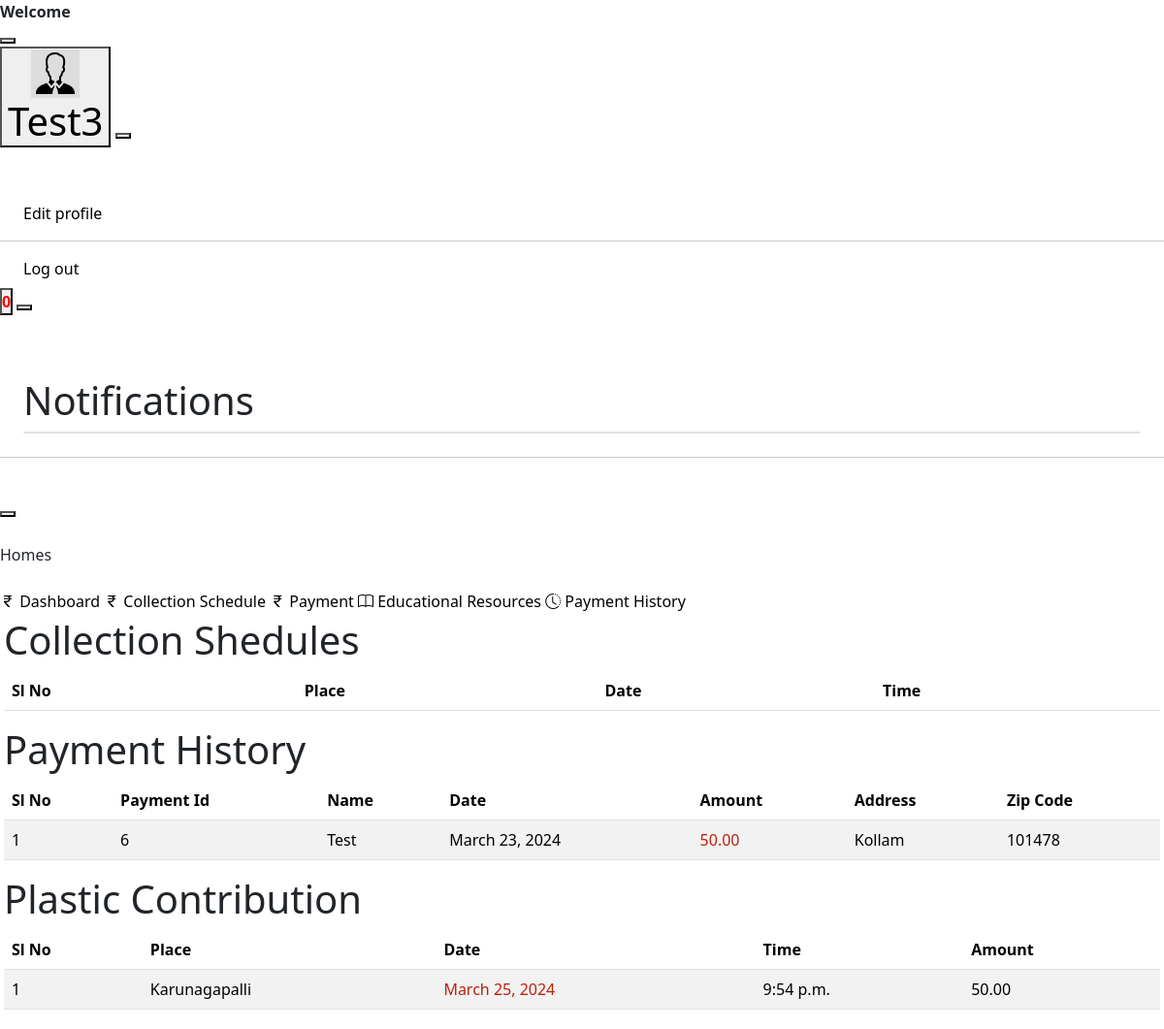
/user_home (signed in), run on the app's committed database.
### smApp/models.py (models this page shows, shortened)
class Customer(models.Model):
    APPROVAL_CHOICES = [
        ('pending', 'Pending'),
        ('approved', 'Approved'),
        ('disapproved', 'Disapproved'),
    ]
    role = models.CharField(max_length=20,null=True)
    user = models.OneToOneField(User, on_delete=models.CASCADE, primary_key=True, related_name='customer')
    name = models.CharField(max_length=20)
    phone = models.CharField(max_length=20)
    email = models.EmailField()
    image = models.ImageField(upload_to='customer_images/', null=True, blank=True)
    approve = models.CharField(max_length=20, choices=APPROVAL_CHOICES, default='pending')
    house_number = models.CharField(max_length=20,null=True)
    ward_number = models.CharField(max_length=20,null=True)

class Payment(models.Model):
    user_id = models.CharField(max_length=50,null=True)
    payment_id = models.CharField(max_length=50,null=True)
    cardNumber = models.CharField(max_length=50,null=True)
    cardDate = models.CharField(max_length=50,null=True)
    cvc = models.CharField(max_length=50,null=True)
    nameOnCard = models.CharField(max_length=50,null=True)
    streetAddress = models.CharField(max_length=50,null=True)
    zipCode = models.CharField(max_length=50,null=True)
    date = models.DateField(auto_now_add = True,null=True)
    Amount = models.DecimalField(max_digits=10, decimal_places=2, null=True)

class PlasticCollection(models.Model):
    PAYMENT_CHOICES = [
        ('pending', 'Pending'),
        ('paid', 'Paid'),
    ]
    user_id = models.CharField(max_length=50,null=True)
    place = models.CharField(max_length=50,null=True)
    date = models.DateField()
    time = models.TimeField(null=True)
    amount_collected = models.DecimalField(max_digits=100, decimal_places=2,null=True)
    payment_status = models.CharField(max_length=20, choices=PAYMENT_CHOICES, default='pending')
    plastic_amount = models.CharField(max_length=50,null=True)

### smApp/views.py (the view)
# urls.py: path('user_home',views.user_home,name='user_home'),
def user_home(request):
    user_id = request.session['user_id']
    print('User id is: ',user_id)
    user = Customer.objects.filter(user__id=user_id)
    collections = PlasticCollectionSchedule.objects.filter(user=user_id)
    contributions = PlasticCollection.objects.filter(user_id=user_id)
    payments = Payment.objects.filter(user_id=user_id)
    context = {
        'user':user,
        'collections':collections,
        'contributions':contributions,
        'payments':payments,
    }
    return render(request,'user_home.html',context)

### smApp/context_processor.py (called while the page is built)
def global_context(request):
    user_id = request.session['user_id']
    today = date.today()
    start_date = today
    end_date = today + timedelta(days=2)
    filtered_data = PlasticCollectionSchedule.objects.filter(date__range=(start_date, end_date), user=user_id)
    print(filtered_data)
    context = {
        'filtered_data':filtered_data,
        'count':filtered_data.count()
    }
    return context

### templates/user_home.html (shortened to what this page needs)
{% extends 'user_base.html' %} {% block content %}
<link
  href="https://cdn.jsdelivr.net/npm/bootstrap@5.3.3/dist/css/bootstrap.min.css"
  rel="stylesheet"
/>
<div
  class="page-wrapper pt-8 pl-5"
  id="main-wrapper"
  data-layout="vertical"
  data-navbarbg="skin6"
  data-sidebartype="full"
  data-sidebar-position="fixed"
  data-header-position="fixed"
>
  <h1>Collection Shedules</h1>
  <table class="table table-striped table-hover">
    <thead>
      <tr>
        <th scope="col">Sl No</th>
        <th scope="col">Place</th>
        <th scope="col">Date</th>
        <th scope="col">Time</th>
      </tr>
    </thead>
  </table>
  <h1>Payment History</h1>
  <table class="table table-striped table-hover">
    <thead>
      <tr>
        <th scope="col">Sl No</th>
        <th scope="col">Payment Id</th>
        <th scope="col">Name </th>
        <th scope="col">Date </th>
        <th scope="col">Amount </th>
        <th scope="col">Address</th>
        <th scope="col">Zip Code</th>
      </tr>
    </thead>
    <tbody>
      {% for payment in payments %}
      <tr>
        <td>{{forloop.counter}}</td>
        <td>{{ payment.payment_id }}</td>
        <td >{{ payment.nameOnCard }}</td>
        <td>{{ payment.date }}</td>
        <td style="color: rgb(188, 32, 11)">{{ payment.Amount }}</td>
        <td>{{ payment.streetAddress }}</td>
        <td>{{ payment.zipCode }}</td>
      </tr>
      {% endfor %}
    </tbody>
  </table>
  <h1>Plastic Contribution</h1>
  <table class="table table-striped table-hover">
    <thead>
      <tr>
        <th scope="col">Sl No</th>
        <th scope="col">Place</th>
        <th scope="col">Date</th>
        <th scope="col">Time</th>
        <th scope="col">Amount</th>
      </tr>
    </thead>
    <tbody>
      {% for contribution in contributions %}
      <tr>
        <td>{{forloop.counter}}</td>
        <td>{{ contribution.place }}</td>
        <td style="color: rgb(188, 32, 11)">{{ contribution.date }}</td>
        <td>{{ contribution.time }}</td>
        <td>{{ contribution.amount_collected }}</td>
      </tr>
      {% endfor %}
    </tbody>
  </table>
</div>
{% endblock %}

### templates/user_base.html (shortened to what this page needs)
<!DOCTYPE html>
{% load static %}
<html lang="en">
  <head>
    <link
      rel="stylesheet"
      href="https://kit-pro.fontawesome.com/releases/v5.12.1/css/pro.min.css"
    />
    <link
      rel="stylesheet"
      type="text/css"
      href="{% static 'adminstatic/css/style.css' %}"
    />
    <link
      rel="stylesheet"
      href="https://cdn.jsdelivr.net/npm/bootstrap-icons@1.11.3/font/bootstrap-icons.min.css"
    />
    <link
      href="https://cdn.jsdelivr.net/npm/bootstrap@5.3.3/dist/css/bootstrap.min.css"
      rel="stylesheet"
    />
  </head>
  <body class="bg-gray-100">
    <div
      class="md:fixed md:w-full md:top-0 md:z-20 flex flex-row flex-wrap items-center bg-white p-6 border-b border-gray-300"
    >
      <div class="flex-none w-56 flex flex-row items-center">
        <strong class="capitalize ml-1 flex-1">Welcome </strong>
      </div>
      <button id="navbarToggle" class="hidden md:block md:fixed right-0 mr-6">
      </button>
      <div
        id="navbar"
        class="animated md:hidden md:fixed md:top-0 md:w-full md:left-0 md:mt-16 md:border-t md:border-b md:border-gray-200 md:p-10 md:bg-white flex-1 pl-3 flex flex-row flex-wrap justify-between items-center md:flex-col md:items-center"
      >
        <div class="flex flex-row-reverse items-center">
          <div class="dropdown relative md:static">
            <button
              class="menu-btn focus:outline-none focus:shadow-outline flex flex-wrap items-center"
            >
              <div class="w-8 h-8 overflow-hidden rounded-full">
                <img
                  class="w-full h-full object-cover"
                  src="{{ user.0.image.url }}"
                />
              </div>
              <div class="ml-2 capitalize flex">
                <h1
                  class="text-sm text-gray-800 font-semibold m-0 p-0 leading-none"
                >
                  {{ user.0.name }}
                </h1>
              </div>
            </button>
            <button
              class="hidden fixed top-0 left-0 z-10 w-full h-full menu-overflow"
            ></button>
            <div
              class="text-gray-500 menu hidden md:mt-10 md:w-full rounded bg-white shadow-md absolute z-20 right-0 w-40 mt-5 py-2 animated faster"
              >
              <a
                style="text-decoration: none"
                class="px-4 text-black py-2 block capitalize font-medium text-sm tracking-wide bg-white hover:bg-gray-200 hover:text-gray-900 transition-all duration-300 ease-in-out"
                href="update_profile"
              >
                Edit profile
              </a>
              <hr />
              <a
                style="text-decoration: none"
                class="px-4 text-black py-2 block capitalize font-medium text-sm tracking-wide bg-white hover:bg-gray-200 hover:text-gray-900 transition-all duration-300 ease-in-out"
                href="logout_view"
              >
                Log out
              </a>
            </div>
          </div>
          {% include 'notification.html' %}
        </div>
      </div>
    </div>
    <div class="h-screen flex flex-row flex-wrap">
      <div
        id="sideBar"
        class="relative flex flex-col flex-wrap bg-white border-r border-gray-300 p-6 flex-none w-64 md:-ml-64 md:fixed md:top-0 md:z-30 md:h-screen md:shadow-xl animated faster"
      >
        <div class="flex flex-col">
          <div class="text-right hidden md:block mb-4">
            <button id="sideBarHideBtn">
            </button>
          </div>
          <p class="uppercase text-xs text-gray-600 mb-4 tracking-wider">
            Homes
          </p>
          <a
            style="text-decoration: none"
            href="{% url 'user_home' %}"
            class="mb-3 text-black capitalize font-medium text-sm hover:text-teal-600 transition ease-in-out duration-500"
          >
            <i class="bi bi-currency-rupee"></i>
            Dashboard
          </a>
          <a
          style="text-decoration: none"
          href="{% url 'user_view_collection_shedule' %}"
          class="mb-3 text-black capitalize font-medium text-sm hover:text-teal-600 transition ease-in-out duration-500"
        >
          <i class="bi bi-currency-rupee"></i>
          Collection Schedule
        </a>
          <a
            style="text-decoration: none"
            href="{% url 'payment_list' %}"
            class="mb-3 text-black capitalize font-medium text-sm hover:text-teal-600 transition ease-in-out duration-500"
          >
            <i class="bi bi-currency-rupee"></i>
            Payment
          </a>
          <a
            style="text-decoration: none"
            href="{% url 'educational_content_view_user' %} "
            class="mb-3 text-black capitalize font-medium text-sm hover:text-teal-600 transition ease-in-out duration-500"
          >
            <i class="bi bi-book"></i>
            Educational Resources
          </a>
          <a
            style="text-decoration: none"
            href="{% url 'payment_history' %}"
            class="mb-3 text-black capitalize font-medium text-sm hover:text-teal-600 transition ease-in-out duration-500"
          >
            <i class="bi bi-clock-history"></i>
            Payment History
          </a>
        </div>
      </div>
      <div class="flex-1 p-1">{% block content %} {% endblock %}</div>
    </div>
  </body>
</html>

### static/css/style.css (style rules this page uses)
body { font-family: "Poppins", sans-serif; color: #040000; background-color: #ffffff; overflow-x: hidden; }
a, a:hover, a:focus { text-decoration: none; }

### data on the page
Customer: image (picture), name "Test3"
Payment: payment_id "6", nameOnCard "Test", date "March 23, 2024", Amount "50.00", streetAddress "Kollam", zipCode "101478"
PlasticCollection: place "Karunagapalli", date "March 25, 2024", time "9:54 p.m.", amount_collected "50.00"

### other printed values
{{ count }} "0"
